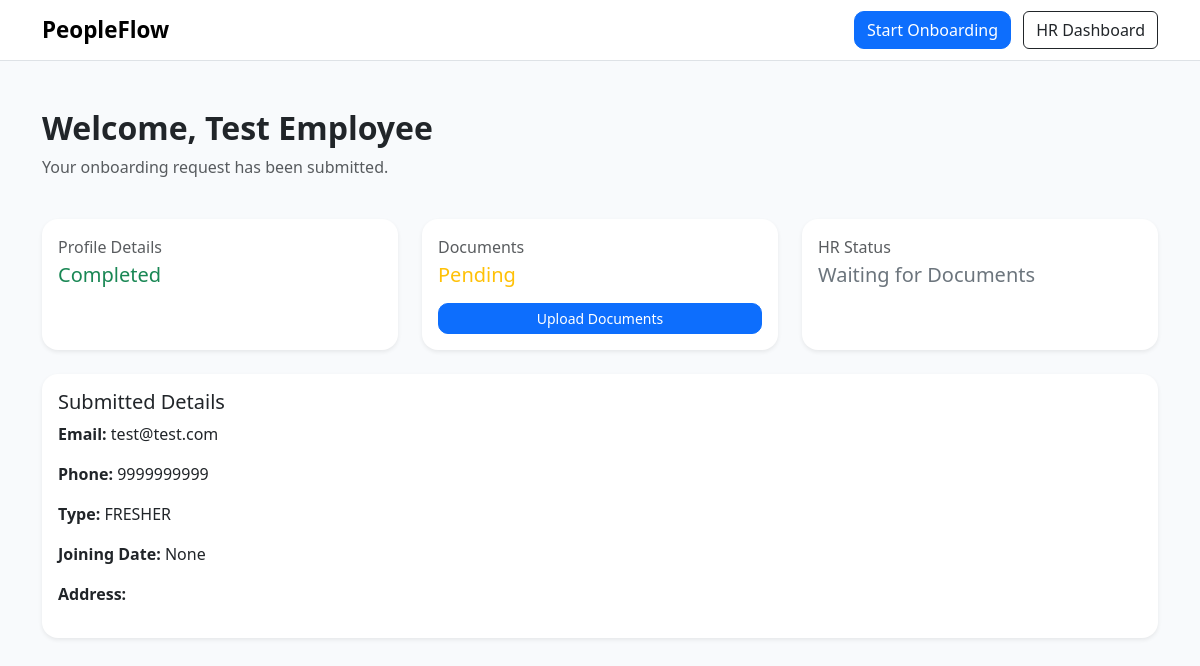
The page /employee/dashboard/ on the database as committed earlier.
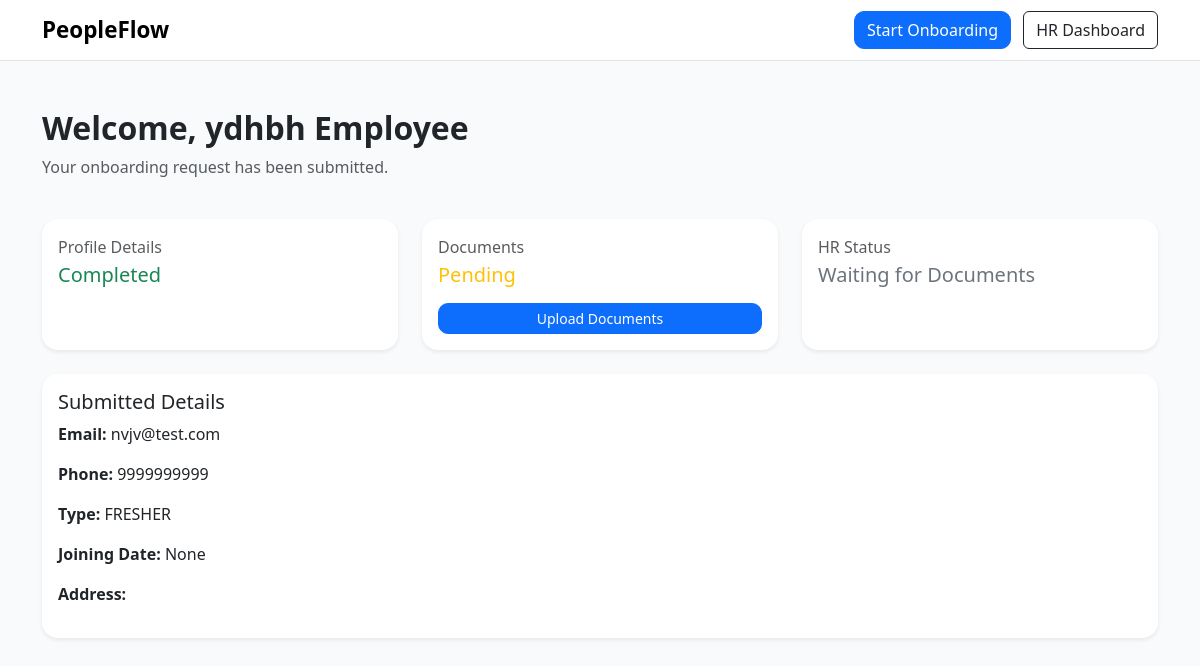
The same page on the database as committed later.
### onboarding/models.py (models this page shows, shortened)
class EmployeeProfile(models.Model):
    STATUS_CHOICES = [
        ('DRAFT', 'Draft'),
        ('SUBMITTED', 'Submitted'),
        ('UNDER_REVIEW', 'Under Review'),
        ('APPROVED', 'Approved'),
        ('REJECTED', 'Rejected'),
    ]
    user = models.OneToOneField(User, on_delete=models.CASCADE)
    employee_id = models.CharField(max_length=20, blank=True)
    EMPLOYEE_TYPE_CHOICES = [
        ('FRESHER', 'Fresher'),
        ('EXPERIENCED', 'Experienced'),
    ]
    employee_type = models.CharField(
        max_length=20,
        choices=EMPLOYEE_TYPE_CHOICES,
        default='FRESHER'
    )
    full_name = models.CharField(max_length=100)
    email = models.EmailField()
    phone = models.CharField(max_length=15)
    dob = models.DateField(null=True, blank=True)
    address = models.TextField()
    emergency_contact = models.CharField(max_length=15)
    joining_date = models.DateField(null=True, blank=True)
    status = models.CharField(
        max_length=20,
        choices=STATUS_CHOICES,
        default='DRAFT'
    )
    created_at = models.DateTimeField(auto_now_add=True)

### onboarding/views.py (the view)
# urls.py: path('employee/dashboard/', views.employee_dashboard, name='employee_dashboard'),
def employee_dashboard(request):
    employee = EmployeeProfile.objects.last()
    documents = EmployeeDocument.objects.filter(employee=employee) if employee else []
    return render(request, 'onboarding/employee_dashboard.html', {
        'employee': employee,
        'documents': documents
    })

### onboarding/templates/onboarding/employee_dashboard.html
{% extends 'onboarding/base.html' %}
{% block content %}
{% if employee %}
<div class="row mb-4">
    <div class="col">
        <h2 class="fw-bold">Welcome, {{ employee.full_name }}</h2>
        <p class="text-muted">Your onboarding request has been submitted.</p>
    </div>
</div>
<div class="row g-4 mb-4 align-items-stretch">
    <div class="col-md-4">
        <div class="card shadow-sm h-100">
            <div class="card-body d-flex flex-column">
                <p class="text-muted mb-1">Profile Details</p>
                <h5 class="mb-0 text-success">Completed</h5>
            </div>
        </div>
    </div>
    <div class="col-md-4">
        <div class="card shadow-sm h-100">
            <div class="card-body d-flex flex-column">
                <p class="text-muted mb-1">Documents</p>
                {% if documents %}
                    <h5 class="mb-0 text-success">Uploaded</h5>
                {% else %}
                    <h5 class="mb-0 text-warning">Pending</h5>
                    <a href="{% url 'upload_documents' %}" class="btn btn-primary btn-sm mt-3">
                        Upload Documents
                    </a>
                {% endif %}
            </div>
        </div>
    </div>
    <div class="col-md-4">
        <div class="card shadow-sm h-100">
            <div class="card-body d-flex flex-column">
                <p class="text-muted mb-1">HR Status</p>
                {% if employee.status == 'SUBMITTED' %}
                    <h5 class="text-secondary">Waiting for Documents</h5>
                {% elif employee.status == 'UNDER_REVIEW' %}
                    <h5 class="text-warning">Awaiting Review</h5>
                {% elif employee.status == 'APPROVED' %}
                    <h5 class="text-success">Approved</h5>
                {% elif employee.status == 'REJECTED' %}
                    <h5 class="text-danger">Rejected</h5>
                {% endif %}
            </div>
        </div>
    </div>
</div>
<div class="card shadow-sm">
    <div class="card-body">
        <h5>Submitted Details</h5>
        <p><strong>Email:</strong> {{ employee.email }}</p>
        <p><strong>Phone:</strong> {{ employee.phone }}</p>
        <p><strong>Type:</strong> {{ employee.employee_type }}</p>
        <p><strong>Joining Date:</strong> {{ employee.joining_date }}</p>
        <p><strong>Address:</strong> {{ employee.address }}</p>
    </div>
</div>
{% else %}
<div class="alert alert-info">
    No employee profile found yet.
</div>
{% endif %}
{% endblock %}

### onboarding/templates/onboarding/base.html (shortened to what this page needs)
{% load static %}
<!DOCTYPE html>
<html lang="en">
<head>
    <link rel="stylesheet" href="{% static 'vendor/bootstrap/css/bootstrap.min.css' %}">
    <link rel="stylesheet" href="{% static 'css/peopleflow.css' %}">
</head>
<body>
<nav class="navbar navbar-expand-lg navbar-light bg-white border-bottom">
    <div class="container">
        <a class="navbar-brand fw-bold" href="/">
            PeopleFlow
        </a>
        <div class="ms-auto">
            <a href="/employee/profile/" class="btn btn-primary me-2">
                Start Onboarding
            </a>
            <a href="/hr/dashboard/" class="btn btn-outline-dark">
                HR Dashboard
            </a>
        </div>
    </div>
</nav>
<div class="container py-5">
    {% block content %}
    {% endblock %}
</div>
</body>
</html>

### static/css/peopleflow.css (style rules this page uses)
body { background-color: #f8fafc; }
.navbar-brand { font-size: 1.4rem; }
.card { border: none; border-radius: 16px; }
.btn-primary { border-radius: 10px; }

Rows that differ between the two databases and show on the page:
removed EmployeeProfile: full_name "Test Employee", email "test@test.com", phone "9999999999", employee_type "FRESHER", joining_date "None"
added EmployeeProfile: full_name "ydhbh Employee", email "nvjv@test.com", phone "9999999999", employee_type "FRESHER", joining_date "None"
